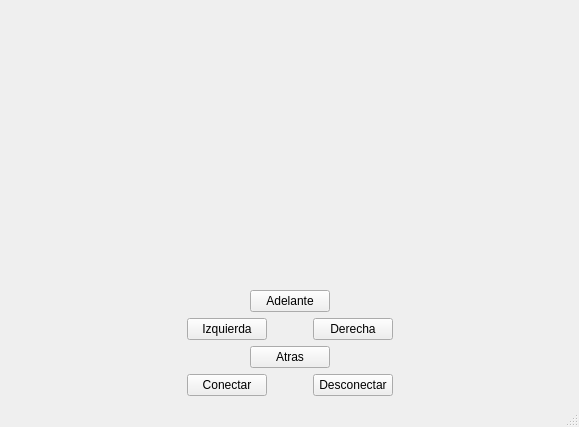
<?xml version="1.0" encoding="UTF-8"?>
<ui version="4.0">
 <class>MainWindow</class>
 <widget class="QMainWindow" name="MainWindow">
  <property name="geometry">
   <rect>
    <x>0</x>
    <y>0</y>
    <width>579</width>
    <height>427</height>
   </rect>
  </property>
  <property name="windowTitle">
   <string>MainWindow</string>
  </property>
  <widget class="QWidget" name="centralwidget">
   <layout class="QGridLayout" name="gridLayout">
    <item row="0" column="0">
     <layout class="QVBoxLayout" name="verticalLayout_4">
      <item>
       <layout class="QVBoxLayout" name="verticalLayout">
        <item>
         <spacer name="verticalSpacer_2">
          <property name="orientation">
           <enum>Qt::Vertical</enum>
          </property>
          <property name="sizeHint" stdset="0">
           <size>
            <width>20</width>
            <height>40</height>
           </size>
          </property>
         </spacer>
        </item>
        <item>
         <layout class="QHBoxLayout" name="horizontalLayout">
          <item>
           <spacer name="horizontalSpacer">
            <property name="orientation">
             <enum>Qt::Horizontal</enum>
            </property>
            <property name="sizeHint" stdset="0">
             <size>
              <width>40</width>
              <height>20</height>
             </size>
            </property>
           </spacer>
          </item>
          <item>
           <widget class="QLabel" name="label">
            <property name="text">
             <string/>
            </property>
           </widget>
          </item>
          <item>
           <spacer name="horizontalSpacer_2">
            <property name="orientation">
             <enum>Qt::Horizontal</enum>
            </property>
            <property name="sizeHint" stdset="0">
             <size>
              <width>40</width>
              <height>20</height>
             </size>
            </property>
           </spacer>
          </item>
         </layout>
        </item>
        <item>
         <spacer name="verticalSpacer">
          <property name="orientation">
           <enum>Qt::Vertical</enum>
          </property>
          <property name="sizeHint" stdset="0">
           <size>
            <width>20</width>
            <height>40</height>
           </size>
          </property>
         </spacer>
        </item>
       </layout>
      </item>
      <item>
       <layout class="QVBoxLayout" name="verticalLayout_3">
        <item>
         <layout class="QHBoxLayout" name="horizontalLayout_6">
          <item>
           <spacer name="horizontalSpacer_11">
            <property name="orientation">
             <enum>Qt::Horizontal</enum>
            </property>
            <property name="sizeHint" stdset="0">
             <size>
              <width>40</width>
              <height>20</height>
             </size>
            </property>
           </spacer>
          </item>
          <item>
           <layout class="QVBoxLayout" name="verticalLayout_2">
            <item>
             <layout class="QHBoxLayout" name="horizontalLayout_2">
              <item>
               <spacer name="horizontalSpacer_5">
                <property name="orientation">
                 <enum>Qt::Horizontal</enum>
                </property>
                <property name="sizeHint" stdset="0">
                 <size>
                  <width>40</width>
                  <height>20</height>
                 </size>
                </property>
               </spacer>
              </item>
              <item>
               <widget class="QPushButton" name="Adelante">
                <property name="text">
                 <string>Adelante</string>
                </property>
               </widget>
              </item>
              <item>
               <spacer name="horizontalSpacer_6">
                <property name="orientation">
                 <enum>Qt::Horizontal</enum>
                </property>
                <property name="sizeHint" stdset="0">
                 <size>
                  <width>40</width>
                  <height>20</height>
                 </size>
                </property>
               </spacer>
              </item>
             </layout>
            </item>
            <item>
             <layout class="QHBoxLayout" name="horizontalLayout_3">
              <item>
               <widget class="QPushButton" name="Izquierda">
                <property name="text">
                 <string>Izquierda</string>
                </property>
               </widget>
              </item>
              <item>
               <spacer name="horizontalSpacer_7">
                <property name="orientation">
                 <enum>Qt::Horizontal</enum>
                </property>
                <property name="sizeHint" stdset="0">
                 <size>
                  <width>40</width>
                  <height>20</height>
                 </size>
                </property>
               </spacer>
              </item>
              <item>
               <widget class="QPushButton" name="Derecha">
                <property name="text">
                 <string>Derecha</string>
                </property>
               </widget>
              </item>
             </layout>
            </item>
            <item>
             <layout class="QHBoxLayout" name="horizontalLayout_4">
              <item>
               <spacer name="horizontalSpacer_8">
                <property name="orientation">
                 <enum>Qt::Horizontal</enum>
                </property>
                <property name="sizeHint" stdset="0">
                 <size>
                  <width>40</width>
                  <height>20</height>
                 </size>
                </property>
               </spacer>
              </item>
              <item>
               <widget class="QPushButton" name="Atras">
                <property name="text">
                 <string>Atras</string>
                </property>
               </widget>
              </item>
              <item>
               <spacer name="horizontalSpacer_9">
                <property name="orientation">
                 <enum>Qt::Horizontal</enum>
                </property>
                <property name="sizeHint" stdset="0">
                 <size>
                  <width>40</width>
                  <height>20</height>
                 </size>
                </property>
               </spacer>
              </item>
             </layout>
            </item>
           </layout>
          </item>
          <item>
           <spacer name="horizontalSpacer_12">
            <property name="orientation">
             <enum>Qt::Horizontal</enum>
            </property>
            <property name="sizeHint" stdset="0">
             <size>
              <width>40</width>
              <height>20</height>
             </size>
            </property>
           </spacer>
          </item>
         </layout>
        </item>
        <item>
         <layout class="QHBoxLayout" name="horizontalLayout_7">
          <item>
           <spacer name="horizontalSpacer_13">
            <property name="orientation">
             <enum>Qt::Horizontal</enum>
            </property>
            <property name="sizeHint" stdset="0">
             <size>
              <width>40</width>
              <height>20</height>
             </size>
            </property>
           </spacer>
          </item>
          <item>
           <layout class="QHBoxLayout" name="horizontalLayout_5">
            <item>
             <spacer name="horizontalSpacer_3">
              <property name="orientation">
               <enum>Qt::Horizontal</enum>
              </property>
              <property name="sizeHint" stdset="0">
               <size>
                <width>40</width>
                <height>20</height>
               </size>
              </property>
             </spacer>
            </item>
            <item>
             <widget class="QPushButton" name="Conectar">
              <property name="text">
               <string>Conectar</string>
              </property>
             </widget>
            </item>
            <item>
             <spacer name="horizontalSpacer_4">
              <property name="orientation">
               <enum>Qt::Horizontal</enum>
              </property>
              <property name="sizeHint" stdset="0">
               <size>
                <width>40</width>
                <height>20</height>
               </size>
              </property>
             </spacer>
            </item>
            <item>
             <widget class="QPushButton" name="Desconectar">
              <property name="text">
               <string>Desconectar</string>
              </property>
             </widget>
            </item>
            <item>
             <spacer name="horizontalSpacer_10">
              <property name="orientation">
               <enum>Qt::Horizontal</enum>
              </property>
              <property name="sizeHint" stdset="0">
               <size>
                <width>40</width>
                <height>20</height>
               </size>
              </property>
             </spacer>
            </item>
           </layout>
          </item>
          <item>
           <spacer name="horizontalSpacer_14">
            <property name="orientation">
             <enum>Qt::Horizontal</enum>
            </property>
            <property name="sizeHint" stdset="0">
             <size>
              <width>40</width>
              <height>20</height>
             </size>
            </property>
           </spacer>
          </item>
         </layout>
        </item>
       </layout>
      </item>
     </layout>
    </item>
   </layout>
  </widget>
  <widget class="QStatusBar" name="statusbar"/>
 </widget>
 <resources/>
 <connections/>
</ui>
